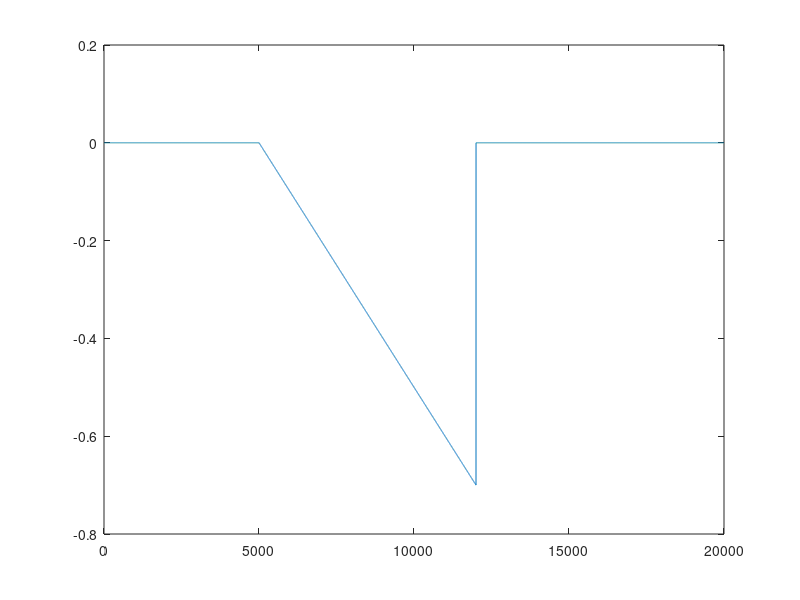
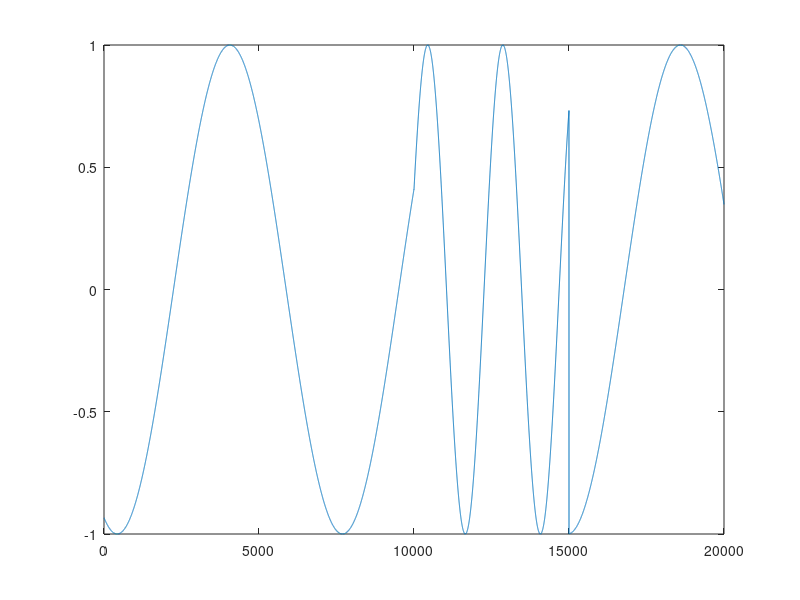
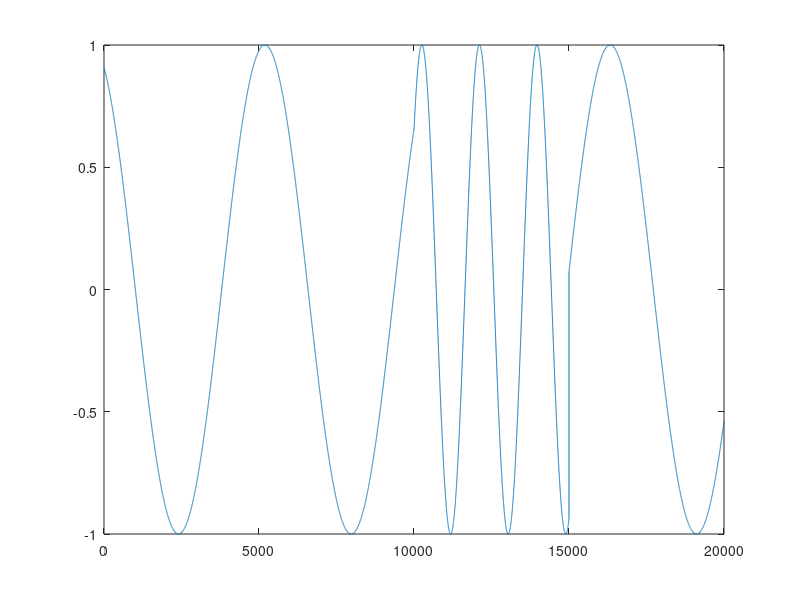
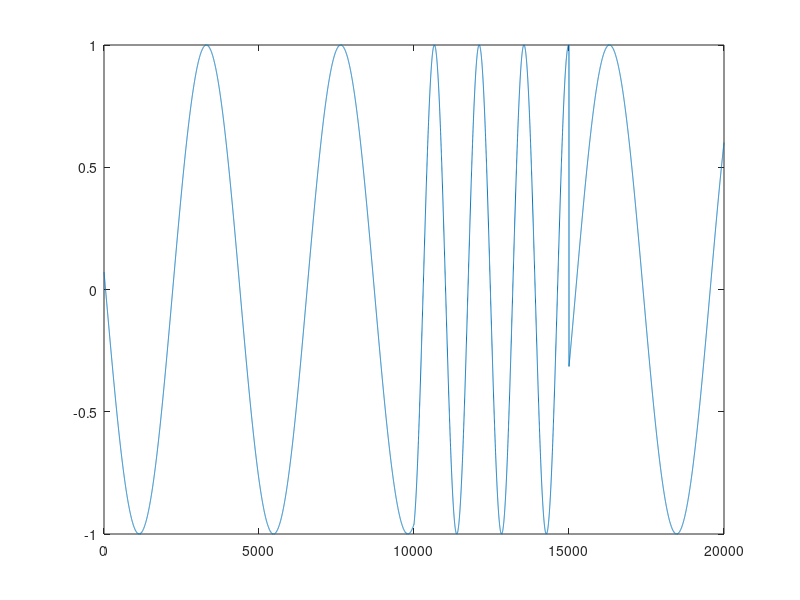

The MATLAB source for these figures, in order:
%% function-1
% tau_cue=[0.5,5];
% temp2 = [];
% % p = @(t)(-1/(tau_cue(2)-tau_cue(1)))*(exp(-t/tau_cue(2))-exp(-t/tau_cue(1)));
% p = @(t)(-1) % or -t
% Tseq = -1:0.0001:1;
% p=@(t)p(t+0.5);
% temp2 = zeros(20000,1);
% for t = 5000:10000
%      temp2(t) = p(Tseq(t));
% end
% % hold on
% plot(temp2)


%%Function-2
temp2 = [];
p = @(t)(t-0.5)*(t)
Tseq = -1:0.0001:1;
p=@(t)p(t+0.5);
for t = 5000:6000
     temp2(t) = p(Tseq(t));
end
% hold on
plot(temp2)



%%Function-3

temp2 = zeros(20000,1);
start = -0.5;
stop = 0.2;
% p = @(t)(t)
p= @(t)(-0.5-t)
Tseq = -1:0.0001:1;
% p=@(t)p(t+0.5);
for t = 5000:12000
     temp2(t) = p(Tseq(t));
end
% hold on
plot(temp2)


%%Function-4

temp2 = zeros(629,1);
temp2 = [];
start = -0.5;
stop = -0.4;
Tseq = -1:0.0001:1;
% for t = 1:4999+(200*rr)
%      temp2(t) = p(3.14*Tseq(t));
% end
% for t = 5000+(200*rr):14999
%      temp2(t) = p(6.28*Tseq(t));
% end
% for t = 15000:20000
%      temp2(t) = p(3.14*Tseq(t));
% end
% 
% for t = 1:20000
%      temp2(t) = p(6.28*Tseq(t));
% end
figure;
for i =1:30
    figure;
rr2 = 0;
rr = randi(10,1,1);

p = @(t)(sin(rr-5*t));

while rr2<0.5 && rr2>-0.5
    rr2 = (-10 + (20)*rand(1,1))/10;
end

for t =1:9999
     temp2(t) = p(rr2*3.14*Tseq(t));
end

for t = 10000:14999
     temp2(t) = p(rr2*9.42*Tseq(t));
end

for t = 15000:20000
     temp2(t) = p(rr2*3.14*Tseq(t));
end

plot(temp2)
% hold on
end

temp2 = [];
start = -0.5;
stop = -0.4;
% p = @(t)(cos(5*t));
Tseq = -1:0.0001:1;
figure;
% for i =1:30
rr2 = 0;
rr = randi(10,1,1);

p = @(t)(sin(rr-5*t));

while rr2<0.5 && rr2>-0.5
    rr2 = (-10 + (20)*rand(1,1))/10;
end

for t =1:4999
     temp2(t) = p(rr2*3.14*Tseq(t));
end

for t = 5000:9999
     temp2(t) = p(rr2*2*3.14*Tseq(t));
end

for t = 10000:14999
     temp2(t) = p(rr2*9.41*Tseq(t));
end

for t = 15000:20000
     temp2(t) = p(rr2*3.14*Tseq(t));
end

plot(temp2)
hold on
% end

prune = 0.5;
% bgain = 4;
tau_i_Thresh = 0.0207;
tau_i_tc = 3;
tau_i = 0.02;
for Odor = 2:2:10
aaaa(Odor) = tau_i_Thresh - (tau_i_Thresh-tau_i)*exp((2-Odor)/tau_i_tc)
end

